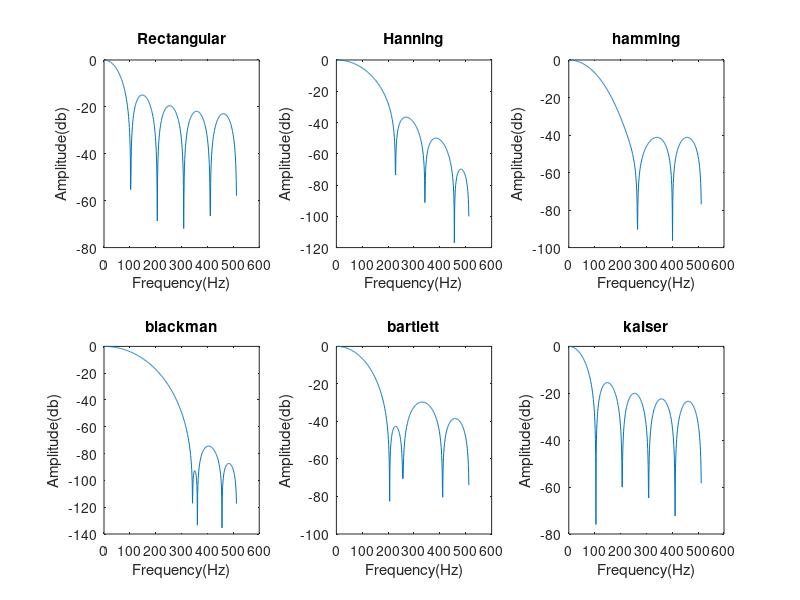

Reproduce this figure in MATLAB.
clc;
close all;
clear all;

N=10
Pb=20 	%pass band attenuation
Sb=200  %stop band attenuation
Fs=500  %sampling frequency
Wc=(Pb/Sb)/2; 
Fc=Wc*(2/Fs);

%Rectangular Window
hnwin=fir1((N-1),Fc,rectwin(N));
[hnwin,fn]=freqz(hnwin,1,512,Fs);% to plot the frequency response of the filter
subplot(2,3,1);
plot(10*log(abs(hnwin)));
title('Rectangular');
xlabel('Frequency(Hz)');
ylabel('Amplitude(db)');

%Hanning Window
hnwin=fir1((N-1),Fc,hann(N));
[hnwin,fn]=freqz(hnwin,1,512,Fs);
subplot(2,3,2);
plot(10*log(abs(hnwin)));
title('Hanning');
xlabel('Frequency(Hz)');
ylabel('Amplitude(db)');

%Hamming Window
hnwin=fir1((N-1),Fc,hamming(N));
[hnwin,fn]=freqz(hnwin,1,512,Fs);
subplot(2,3,3);
plot(10*log(abs(hnwin)));
title('hamming');
xlabel('Frequency(Hz)');
ylabel('Amplitude(db)');

%Blackman Window
hnwin=fir1((N-1),Fc,blackman(N));
[hnwin,fn]=freqz(hnwin,1,512,Fs);
subplot(2,3,4);
plot(10*log(abs(hnwin)));
title('blackman');
xlabel('Frequency(Hz)');
ylabel('Amplitude(db)');

%bartlett Window
hnwin=fir1((N-1),Fc,bartlett(N));
[hnwin,fn]=freqz(hnwin,1,512,Fs);
subplot(2,3,5);
plot(10*log(abs(hnwin)));
title('bartlett');
xlabel('Frequency(Hz)');
ylabel('Amplitude(db)');

%kaiser Window
hnwin=fir1((N-1),Fc,kaiser(N));
[hnwin,fn]=freqz(hnwin,1,512,Fs);
subplot(2,3,6);
plot(10*log(abs(hnwin)));
title('kaiser');
xlabel('Frequency(Hz)');
ylabel('Amplitude(db)');
